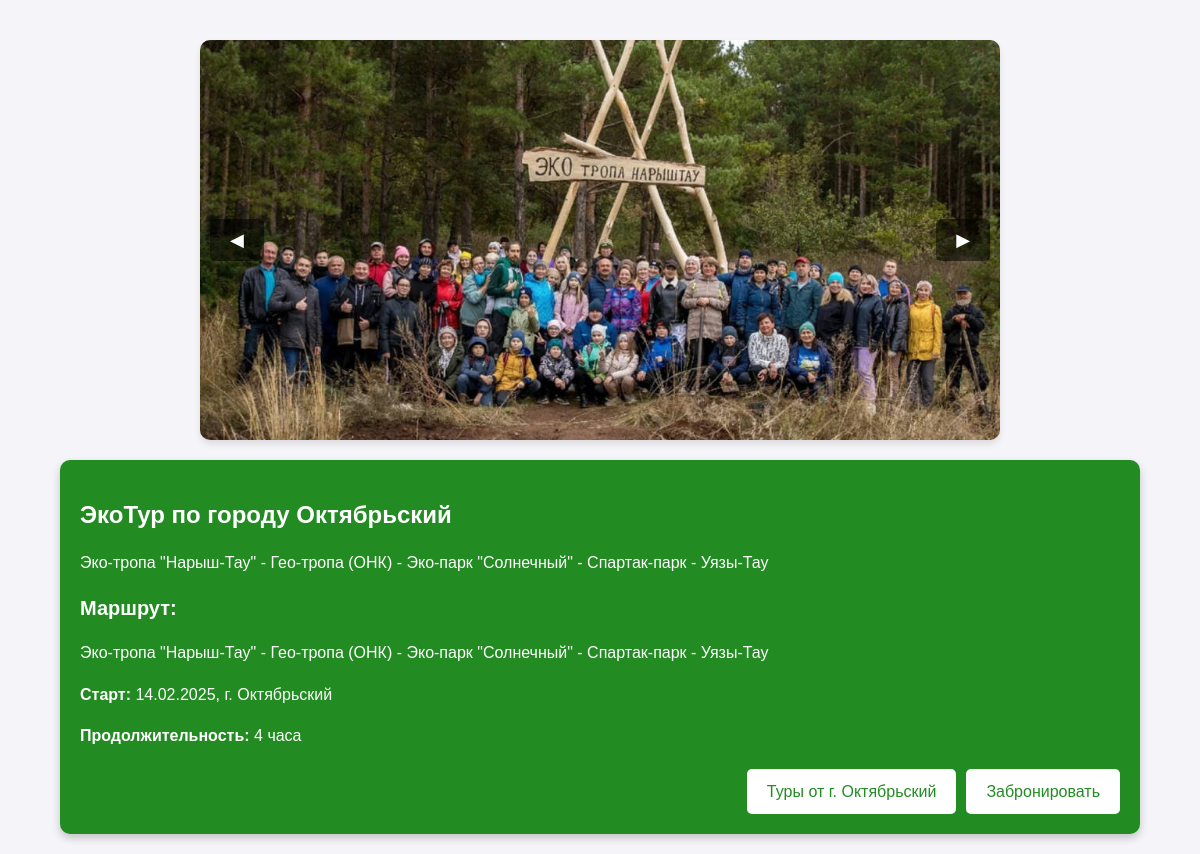
The page /tour/40 on the database its author committed.
### tables this page shows
CREATE TABLE tours (id INTEGER PRIMARY KEY AUTOINCREMENT, title varchar (255), start_time varchar (255), duration varchar (255), route varchar (255), tags varchar (255), tour_agency varchar (255), photo varchar (255), agency_id varchar (255));

CREATE TABLE tour_descriptions (id INTEGER PRIMARY KEY AUTOINCREMENT, tour_id INTEGER, description varchar (255), program varchar (255), photo varchar (255));

### main.py (the view)
@app.get("/tour/{tour_id}", response_class=HTMLResponse)
@limiter.limit("120/minute")
async def tour_page(request: Request, tour_id: int):
    args = db.get_tour_by_id(tour_id)
    tour = Tour(*args)
    args = db.get_description_tour(tour_id)
    description = TourDescription(*args)
    return templates.TemplateResponse(request=request, name="tour.html", context={
        "tour": tour, "description": description
    })

### templates/tour.html (shortened to what this page needs)
<!DOCTYPE html>
<html lang="en">
<head>
    <link rel="stylesheet" href="/static/tour.css">
</head>
<body>
    <div class="container">
        <div class="carousel">
            <button class="nav prev">◀</button>
                <div class="carousel-images">
                    {% for img in description.photo2.split(', ') %}
                        <div class="carousel-img-wrapper">
                            <img src="/static/photo/{{ img }}" alt="Фото тура" class="carousel-img">
                        </div>
                    {% endfor %}
                </div>
            <button class="nav next">▶</button>
        </div>
        <div class="tour-info">
            <h1>{{ tour.title }}</h1>
            <p>{{ description.description }}</p>
            <h2>Маршрут:</h2>
            <p>{{ tour.route }}</p>
            <p><strong>Старт:</strong> {{ tour.start_time }}, {{ tour.tour_agency }}</p>
            <p><strong>Продолжительность:</strong> {{ tour.duration }}</p>
            <div class="buttons">
                <a href="/agency/{{ tour.agency_id }}" class="btn">Туры от {{ tour.tour_agency }}</a>
                <a href="/booking/tour/{{ tour.id }}" class="btn book-btn">Забронировать</a>
            </div>
        </div>
    </div>
</body>
</html>

### static/tour.css (style rules this page uses)
body { font-family: Arial, sans-serif; background-color: #f4f4f9; color: #333; margin: 0; padding: 0; }
.container { width: 90%; margin: 0 auto; max-width: 1200px; padding: 20px; }
.carousel { position: relative; text-align: center; margin: 20px 0; }
.carousel-img { width: 100%; max-width: 800px; border-radius: 10px; box-shadow: 0 4px 8px rgba(0, 0, 0, 0.2); }
.nav { position: absolute; top: 50%; transform: translateY(-50%); background-color: rgba(0, 0, 0, 0.5); color: white; border: none; padding: 10px 20px; cursor: pointer; font-size: 18px; border-radius: 5px; }
.nav.prev { left: 10px; }
.nav.next { right: 10px; }
.tour-info { background-color: #228B22; color: white; padding: 20px; border-radius: 10px; line-height: 1.6; box-shadow: 0 4px 8px rgba(0, 0, 0, 0.2); }
.tour-info h1 { font-size: 24px; margin-bottom: 10px; }
.tour-info h2 { font-size: 20px; margin-top: 15px; margin-bottom: 10px; }
.carousel { display: flex; align-items: center; justify-content: center; position: relative; width: 800px; height: 400px; margin: 20px auto; overflow: hidden; background-color: #f4f4f4; border-radius: 10px; box-shadow: 0 4px 6px rgba(0, 0, 0, 0.1); }
.carousel-images { display: flex; transition: transform 0.5s ease-in-out; align-items: center; }
.carousel-img-wrapper { flex-shrink: 0; width: 100%; height: 100%; display: flex; justify-content: center; align-items: center; }
.carousel-img { width: 100%; height: 100%; object-fit: cover; object-position: center; }
.nav { position: absolute; top: 50%; transform: translateY(-50%); background-color: rgba(0, 0, 0, 0.5); color: white; border: none; padding: 10px 20px; cursor: pointer; font-size: 18px; border-radius: 5px; z-index: 10; transition: background-color 0.3s ease; }
.buttons { display: flex; justify-content: flex-end; gap: 10px; margin-top: 20px; }
.btn { color: #228B22; display: inline-block; padding: 10px 20px; font-size: 16px; text-decoration: none; background-color: #FFFFFF; border-radius: 5px; transition: background-color 0.3s ease; text-align: center; }
.book-btn { color: #228B22; background-color: #FFFFFF; }

### rows shown on the page
tours: title "ЭкоТур по городу Октябрьский", route "Эко-тропа \"Нарыш-Тау\" - Гео-тропа (ОНК) - Эко-парк \"Солнечный\" - Спартак-парк - Уязы-Тау", start_time "14.02.2025", tour_agency "г. Октябрьский", duration "4 часа"
tour_descriptions: description "Эко-тропа \"Нарыш-Тау\" - Гео-тропа (ОНК) - Эко-парк \"Солнечный\" - Спартак-парк - Уязы-Тау"
